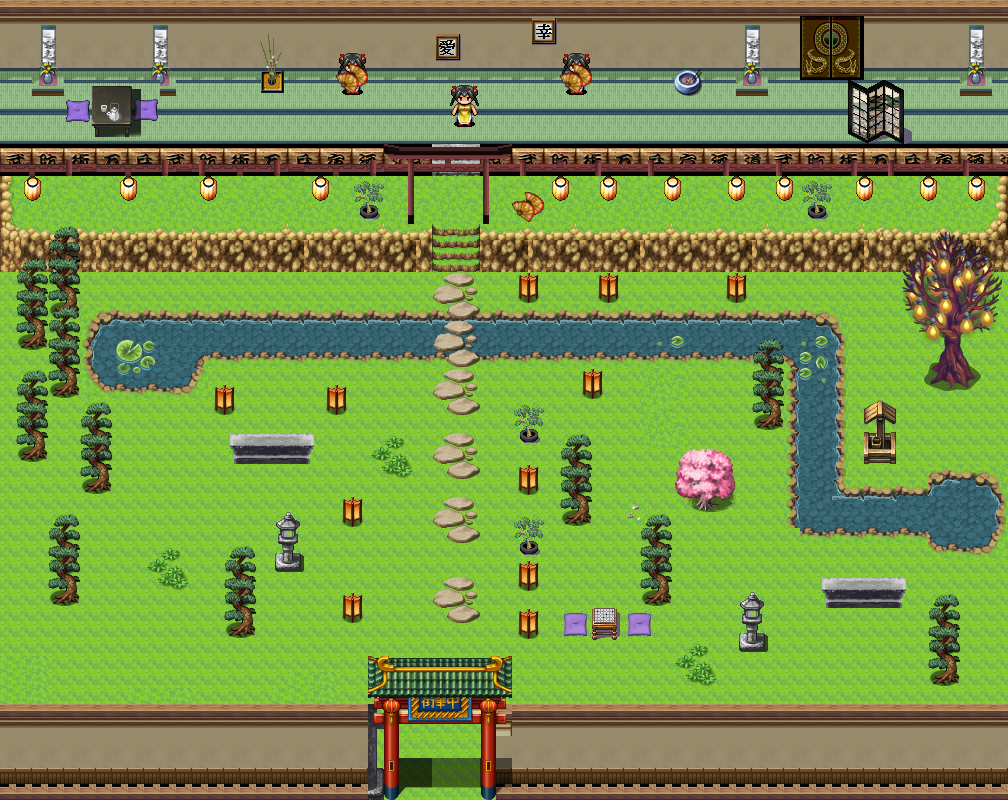

This game map was drawn from its Tiled (.tmx) file and the tilesets committed beside it. A one-line description and the trimmed map source follow:
An orthogonal 63x50 tile map with 16x16 px tiles, 4 tile layers (Below Player, Collision Layer, No Collision Layer, Above Player), 8 tilesets.

<map version="1.0" tiledversion="1.1.3" orientation="orthogonal" renderorder="right-down" width="63" height="50" tilewidth="16" tileheight="16" infinite="0" nextobjectid="1">
 <tileset firstgid="1" name="SF_Outside_C" tilewidth="16" tileheight="16" tilecount="2304" columns="48">
  <image source="../tilesets/SF_Outside_C.png" width="768" height="768" />
 </tileset>
 <tileset firstgid="2305" name="asian" tilewidth="16" tileheight="16" tilecount="1024" columns="32">
  <image source="../tilesets/asian.png" width="512" height="512" />
 </tileset>
 <tileset firstgid="3329" name="955940trees2" tilewidth="16" tileheight="16" tilecount="2304" columns="48">
  <image source="../tilesets/955940trees2.png" width="768" height="768" />
 </tileset>
 <tileset firstgid="5633" name="Outside_A2" tilewidth="16" tileheight="16" tilecount="1728" columns="48">
  <image source="../tilesets/Outside_A2.png" width="768" height="576" />
 </tileset>
 <tileset firstgid="7361" name="Outside_A1" tilewidth="16" tileheight="16" tilecount="1728" columns="48">
  <image source="../tilesets/Outside_A1.png" width="768" height="576" />
 </tileset>
 <tileset firstgid="9089" name="Outside_A5" tilewidth="16" tileheight="16" tilecount="1152" columns="24">
  <image source="../tilesets/Outside_A5.png" width="384" height="768" />
 </tileset>
 <tileset firstgid="10241" name="Outside_B" tilewidth="16" tileheight="16" tilecount="2304" columns="48">
  <image source="../tilesets/Outside_B.png" width="768" height="768" />
 </tileset>
 <tileset firstgid="12545" name="mack_char01" tilewidth="16" tileheight="16" tilecount="576" columns="24">
  <image source="../tilesets/mack_char01.png" trans="78c380" width="384" height="384" />
 </tileset>
 <layer name="Below Player" width="63" height="50">
  <data>[3150 cells, 3150 non-empty, 190 distinct tile ids]</data>
 </layer>
 <layer name="Collision Layer" width="63" height="50">
  <data>[3150 cells, 997 non-empty, 209 distinct tile ids]</data>
 </layer>
 <layer name="No Collision Layer" width="63" height="50">
  <data>[3150 cells, 372 non-empty, 198 distinct tile ids]</data>
 </layer>
 <layer name="Above Player" width="63" height="50">
  <data>[3150 cells, 152 non-empty, 68 distinct tile ids]</data>
 </layer>
</map>
